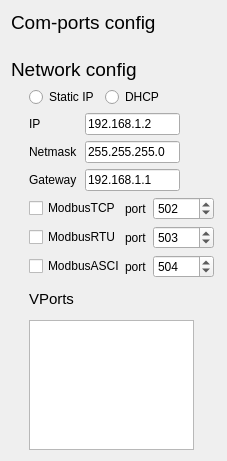
             <widget class="QWidget" name="scrollAreaWidgetContents">
              <property name="geometry">
               <rect>
                <x>0</x>
                <y>0</y>
                <width>227</width>
                <height>458</height>
               </rect>
              </property>
              <layout class="QVBoxLayout" name="verticalLayout_3">
               <property name="spacing">
                <number>12</number>
               </property>
               <item>
                <layout class="QVBoxLayout" name="verticalLayout_10">
                 <item>
                  <widget class="QLabel" name="label">
                   <property name="font">
                    <font>
                     <pointsize>14</pointsize>
                    </font>
                   </property>
                   <property name="text">
                    <string>Com-ports config</string>
                   </property>
                  </widget>
                 </item>
                 <item>
                  <layout class="QVBoxLayout" name="verticalLayout_8">
                   <property name="leftMargin">
                    <number>18</number>
                   </property>
                   <item>
                    <widget class="ComPortsConfigWidget" name="comPortsConfigWidget" native="true"/>
                   </item>
                  </layout>
                 </item>
                </layout>
               </item>
               <item>
                <widget class="QWidget" name="networkConfigWidget" native="true">
                 <layout class="QVBoxLayout" name="verticalLayout_7">
                  <property name="leftMargin">
                   <number>0</number>
                  </property>
                  <property name="topMargin">
                   <number>0</number>
                  </property>
                  <property name="rightMargin">
                   <number>0</number>
                  </property>
                  <property name="bottomMargin">
                   <number>0</number>
                  </property>
                  <item>
                   <widget class="QLabel" name="label_8">
                    <property name="font">
                     <font>
                      <pointsize>14</pointsize>
                     </font>
                    </property>
                    <property name="text">
                     <string>Network config</string>
                    </property>
                   </widget>
                  </item>
                  <item>
                   <layout class="QVBoxLayout" name="verticalLayout_9">
                    <property name="leftMargin">
                     <number>18</number>
                    </property>
                    <property name="bottomMargin">
                     <number>0</number>
                    </property>
                    <item>
                     <widget class="QWidget" name="gsmModbusAsciiGroupWidget_3" native="true">
                      <layout class="QHBoxLayout" name="horizontalLayout_29">
                       <property name="leftMargin">
                        <number>0</number>
                       </property>
                       <property name="topMargin">
                        <number>0</number>
                       </property>
                       <property name="rightMargin">
                        <number>0</number>
                       </property>
                       <property name="bottomMargin">
                        <number>0</number>
                       </property>
                       <item>
                        <widget class="QRadioButton" name="staticIpRadioButton">
                         <property name="text">
                          <string>Static IP</string>
                         </property>
                        </widget>
                       </item>
                       <item>
                        <widget class="QRadioButton" name="dhcpRadioButton">
                         <property name="text">
                          <string>DHCP</string>
                         </property>
                        </widget>
                       </item>
                       <item>
                        <spacer name="horizontalSpacer_28">
                         <property name="orientation">
                          <enum>Qt::Horizontal</enum>
                         </property>
                         <property name="sizeHint" stdset="0">
                          <size>
                           <width>40</width>
                           <height>20</height>
                          </size>
                         </property>
                        </spacer>
                       </item>
                      </layout>
                     </widget>
                    </item>
                    <item>
                     <widget class="QWidget" name="gsmModbusAsciiGroupWidget_4" native="true">
                      <layout class="QHBoxLayout" name="horizontalLayout_38">
                       <property name="leftMargin">
                        <number>0</number>
                       </property>
                       <property name="topMargin">
                        <number>0</number>
                       </property>
                       <property name="rightMargin">
                        <number>0</number>
                       </property>
                       <property name="bottomMargin">
                        <number>0</number>
                       </property>
                       <item>
                        <widget class="QLabel" name="label_3">
                         <property name="minimumSize">
                          <size>
                           <width>50</width>
                           <height>0</height>
                          </size>
                         </property>
                         <property name="text">
                          <string>IP</string>
                         </property>
                        </widget>
                       </item>
                       <item>
                        <widget class="QLineEdit" name="staticIpLineEdit">
                         <property name="maximumSize">
                          <size>
                           <width>100</width>
                           <height>16777215</height>
                          </size>
                         </property>
                         <property name="text">
                          <string>192.168.1.2</string>
                         </property>
                        </widget>
                       </item>
                       <item>
                        <spacer name="horizontalSpacer_33">
                         <property name="orientation">
                          <enum>Qt::Horizontal</enum>
                         </property>
                         <property name="sizeHint" stdset="0">
                          <size>
                           <width>40</width>
                           <height>20</height>
                          </size>
                         </property>
                        </spacer>
                       </item>
                      </layout>
                     </widget>
                    </item>
                    <item>
                     <widget class="QWidget" name="gsmModbusAsciiGroupWidget_6" native="true">
                      <layout class="QHBoxLayout" name="horizontalLayout_40">
                       <property name="leftMargin">
                        <number>0</number>
                       </property>
                       <property name="topMargin">
                        <number>0</number>
                       </property>
                       <property name="rightMargin">
                        <number>0</number>
                       </property>
                       <property name="bottomMargin">
                        <number>0</number>
                       </property>
                       <item>
                        <widget class="QLabel" name="label_18">
                         <property name="minimumSize">
                          <size>
                           <width>50</width>
                           <height>0</height>
                          </size>
                         </property>
                         <property name="text">
                          <string>Netmask</string>
                         </property>
                        </widget>
                       </item>
                       <item>
                        <widget class="QLineEdit" name="netmaskLineEdit">
                         <property name="maximumSize">
                          <size>
                           <width>100</width>
                           <height>16777215</height>
                          </size>
                         </property>
                         <property name="text">
                          <string>255.255.255.0</string>
                         </property>
                        </widget>
                       </item>
                       <item>
                        <spacer name="horizontalSpacer_35">
                         <property name="orientation">
                          <enum>Qt::Horizontal</enum>
                         </property>
                         <property name="sizeHint" stdset="0">
                          <size>
                           <width>40</width>
                           <height>20</height>
                          </size>
                         </property>
                        </spacer>
                       </item>
                      </layout>
                     </widget>
                    </item>
                    <item>
                     <widget class="QWidget" name="gsmModbusAsciiGroupWidget_5" native="true">
                      <layout class="QHBoxLayout" name="horizontalLayout_39">
                       <property name="leftMargin">
                        <number>0</number>
                       </property>
                       <property name="topMargin">
                        <number>0</number>
                       </property>
                       <property name="rightMargin">
                        <number>0</number>
                       </property>
                       <property name="bottomMargin">
                        <number>0</number>
                       </property>
                       <item>
                        <widget class="QLabel" name="label_7">
                         <property name="minimumSize">
                          <size>
                           <width>50</width>
                           <height>0</height>
                          </size>
                         </property>
                         <property name="text">
                          <string>Gateway</string>
                         </property>
                        </widget>
                       </item>
                       <item>
                        <widget class="QLineEdit" name="gatewayLineEdit">
                         <property name="maximumSize">
                          <size>
                           <width>100</width>
                           <height>16777215</height>
                          </size>
                         </property>
                         <property name="text">
                          <string>192.168.1.1</string>
                         </property>
                        </widget>
                       </item>
                       <item>
                        <spacer name="horizontalSpacer_34">
                         <property name="orientation">
                          <enum>Qt::Horizontal</enum>
                         </property>
                         <property name="sizeHint" stdset="0">
                          <size>
                           <width>40</width>
                           <height>20</height>
                          </size>
                         </property>
                        </spacer>
                       </item>
                      </layout>
                     </widget>
                    </item>
                    <item>
                     <widget class="QWidget" name="gsmModbusTcpGroupWidget_2" native="true">
                      <layout class="QHBoxLayout" name="horizontalLayout_14">
                       <property name="leftMargin">
                        <number>0</number>
                       </property>
                       <property name="topMargin">
                        <number>0</number>
                       </property>
                       <property name="rightMargin">
                        <number>0</number>
                       </property>
                       <property name="bottomMargin">
                        <number>0</number>
                       </property>
                       <item>
                        <widget class="QCheckBox" name="modbusTcpCheckBox">
                         <property name="minimumSize">
                          <size>
                           <width>90</width>
                           <height>0</height>
                          </size>
                         </property>
                         <property name="text">
                          <string>ModbusTCP</string>
                         </property>
                        </widget>
                       </item>
                       <item>
                        <widget class="QLabel" name="label_10">
                         <property name="text">
                          <string>port</string>
                         </property>
                        </widget>
                       </item>
                       <item>
                        <widget class="QSpinBox" name="modbusTcpSpinBox">
                         <property name="minimum">
                          <number>1</number>
                         </property>
                         <property name="maximum">
                          <number>65535</number>
                         </property>
                         <property name="value">
                          <number>502</number>
                         </property>
                        </widget>
                       </item>
                       <item>
                        <spacer name="horizontalSpacer_10">
                         <property name="orientation">
                          <enum>Qt::Horizontal</enum>
                         </property>
                         <property name="sizeHint" stdset="0">
                          <size>
                           <width>40</width>
                           <height>20</height>
                          </size>
                         </property>
                        </spacer>
                       </item>
                      </layout>
                     </widget>
                    </item>
                    <item>
                     <widget class="QWidget" name="gsmModbusRtuGroupWidget_2" native="true">
                      <layout class="QHBoxLayout" name="horizontalLayout_13">
                       <property name="leftMargin">
                        <number>0</number>
                       </property>
                       <property name="topMargin">
                        <number>0</number>
                       </property>
                       <property name="rightMargin">
                        <number>0</number>
                       </property>
                       <property name="bottomMargin">
                        <number>0</number>
                       </property>
                       <item>
                        <widget class="QCheckBox" name="modbusRtuCheckBox">
                         <property name="minimumSize">
                          <size>
                           <width>90</width>
                           <height>0</height>
                          </size>
                         </property>
                         <property name="text">
                          <string>ModbusRTU</string>
                         </property>
                        </widget>
                       </item>
                       <item>
                        <widget class="QLabel" name="label_9">
                         <property name="text">
                          <string>port</string>
                         </property>
                        </widget>
                       </item>
                       <item>
                        <widget class="QSpinBox" name="modbusRtuSpinBox">
                         <property name="minimum">
                          <number>1</number>
                         </property>
                         <property name="maximum">
                          <number>65535</number>
                         </property>
                         <property name="value">
                          <number>503</number>
                         </property>
                        </widget>
                       </item>
                       <item>
                        <spacer name="horizontalSpacer_9">
                         <property name="orientation">
                          <enum>Qt::Horizontal</enum>
                         </property>
                         <property name="sizeHint" stdset="0">
                          <size>
                           <width>40</width>
                           <height>20</height>
                          </size>
                         </property>
                        </spacer>
                       </item>
                      </layout>
                     </widget>
                    </item>
                    <item>
                     <widget class="QWidget" name="gsmModbusAsciiGroupWidget_2" native="true">
                      <layout class="QHBoxLayout" name="horizontalLayout_15">
                       <property name="leftMargin">
                        <number>0</number>
                       </property>
                       <property name="topMargin">
                        <number>0</number>
                       </property>
                       <property name="rightMargin">
                        <number>0</number>
                       </property>
                       <property name="bottomMargin">
                        <number>0</number>
                       </property>
                       <item>
                        <widget class="QCheckBox" name="modbusAsciiCheckBox">
                         <property name="minimumSize">
                          <size>
                           <width>90</width>
                           <height>0</height>
                          </size>
                         </property>
                         <property name="text">
                          <string>ModbusASCII</string>
                         </property>
                        </widget>
                       </item>
                       <item>
                        <widget class="QLabel" name="label_11">
                         <property name="text">
                          <string>port</string>
                         </property>
                        </widget>
                       </item>
                       <item>
                        <widget class="QSpinBox" name="modbusAsciiSpinBox">
                         <property name="minimum">
                          <number>1</number>
                         </property>
                         <property name="maximum">
                          <number>65535</number>
                         </property>
                         <property name="value">
                          <number>504</number>
                         </property>
                        </widget>
                       </item>
                       <item>
                        <spacer name="horizontalSpacer_11">
                         <property name="orientation">
                          <enum>Qt::Horizontal</enum>
                         </property>
                         <property name="sizeHint" stdset="0">
                          <size>
                           <width>40</width>
                           <height>20</height>
                          </size>
                         </property>
                        </spacer>
                       </item>
                      </layout>
                     </widget>
                    </item>
                    <item>
                     <layout class="QHBoxLayout" name="horizontalLayout_16">
                      <property name="spacing">
                       <number>2</number>
                      </property>
                      <item>
                       <widget class="QLabel" name="label_12">
                        <property name="font">
                         <font>
                          <pointsize>11</pointsize>
                         </font>
                        </property>
                        <property name="text">
                         <string>VPorts</string>
                        </property>
                       </widget>
                      </item>
                      <item>
                       <spacer name="horizontalSpacer_12">
                        <property name="orientation">
                         <enum>Qt::Horizontal</enum>
                        </property>
                        <property name="sizeType">
                         <enum>QSizePolicy::Fixed</enum>
                        </property>
                        <property name="sizeHint" stdset="0">
                         <size>
                          <width>78</width>
                          <height>20</height>
                         </size>
                        </property>
                       </spacer>
                      </item>
                      <item>
                       <widget class="QToolButton" name="addVPortOverIpButton">
                        <property name="maximumSize">
                         <size>
                          <width>30</width>
                          <height>30</height>
                         </size>
                        </property>
                        <property name="icon">
                         <iconset resource="MarvieController.qrc">
                          <normaloff>:/MarvieController/icons/icons8-sum-90.png</normaloff>:/MarvieController/icons/icons8-sum-90.png</iconset>
                        </property>
                        <property name="iconSize">
                         <size>
                          <width>30</width>
                          <height>30</height>
                         </size>
                        </property>
                        <property name="popupMode">
                         <enum>QToolButton::InstantPopup</enum>
                        </property>
                        <property name="autoRaise">
                         <bool>true</bool>
                        </property>
                       </widget>
                      </item>
                      <item>
                       <widget class="QToolButton" name="removeVPortOverIpButton">
                        <property name="maximumSize">
                         <size>
                          <width>30</width>
                          <height>30</height>
                         </size>
                        </property>
                        <property name="icon">
                         <iconset resource="MarvieController.qrc">
                          <normaloff>:/MarvieController/icons/x.png</normaloff>:/MarvieController/icons/x.png</iconset>
                        </property>
                        <property name="iconSize">
                         <size>
                          <width>30</width>
                          <height>30</height>
                         </size>
                        </property>
                        <property name="popupMode">
                         <enum>QToolButton::InstantPopup</enum>
                        </property>
                        <property name="autoRaise">
                         <bool>true</bool>
                        </property>
                       </widget>
                      </item>
                      <item>
                       <spacer name="horizontalSpacer_13">
                        <property name="orientation">
                         <enum>Qt::Horizontal</enum>
                        </property>
                        <property name="sizeHint" stdset="0">
                         <size>
                          <width>40</width>
                          <height>20</height>
                         </size>
                        </property>
                       </spacer>
                      </item>
                     </layout>
                    </item>
                    <item>
                     <layout class="QHBoxLayout" name="horizontalLayout_17">
                      <item>
                       <widget class="QTableView" name="vPortsOverIpTableView">
                        <property name="minimumSize">
                         <size>
                          <width>0</width>
                          <height>130</height>
                         </size>
                        </property>
                        <property name="maximumSize">
                         <size>
                          <width>184</width>
                          <height>16777215</height>
                         </size>
                        </property>
                        <property name="horizontalScrollBarPolicy">
                         <enum>Qt::ScrollBarAlwaysOff</enum>
                        </property>
                        <property name="alternatingRowColors">
                         <bool>true</bool>
                        </property>
                        <property name="selectionMode">
                         <enum>QAbstractItemView::SingleSelection</enum>
                        </property>
                        <attribute name="horizontalHeaderStretchLastSection">
                         <bool>true</bool>
                        </attribute>
                       </widget>
                      </item>
                      <item>
                       <spacer name="horizontalSpacer_14">
                        <property name="orientation">
                         <enum>Qt::Horizontal</enum>
                        </property>
                        <property name="sizeHint" stdset="0">
                         <size>
                          <width>40</width>
                          <height>20</height>
                         </size>
                        </property>
                       </spacer>
                      </item>
                     </layout>
                    </item>
                   </layout>
                  </item>
                 </layout>
                </widget>
               </item>
               <item>
                <spacer name="verticalSpacer">
                 <property name="orientation">
                  <enum>Qt::Vertical</enum>
                 </property>
                 <property name="sizeHint" stdset="0">
                  <size>
                   <width>20</width>
                   <height>499</height>
                  </size>
                 </property>
                </spacer>
               </item>
              </layout>
             </widget>
